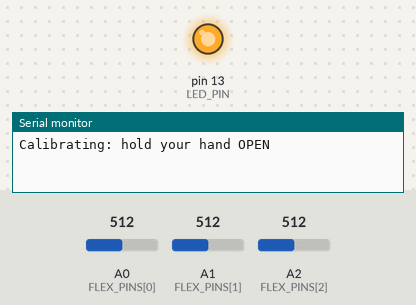
The sketch below on a simulated Arduino Uno, built with avr-gcc and run on an emulated ATmega328P. Parts: output pins drawn as LEDs (lit = HIGH), the last lines printed to the serial monitor. The test bench sets the inputs (shaded band); at power-on: A0 (FLEX_PINS[0]) = 512, A1 (FLEX_PINS[1]) = 512, A2 (FLEX_PINS[2]) = 512.

Above: at 0.1 s.
At 6.3 s:
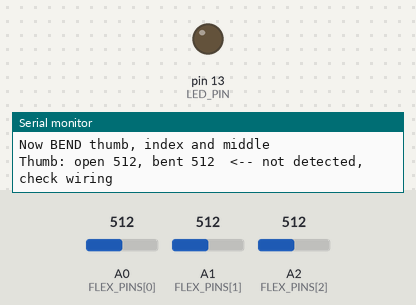
Timing chart, 0 to 7.8 s (numbered marks = the images above):
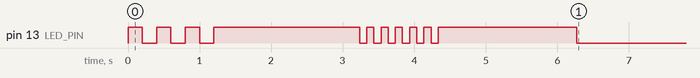

The sketch:

sketch_oct25a.ino
```cpp
#include <SoftwareSerial.h>

// ---------- Pins ----------
#define NUM_FINGERS 3
const uint8_t FLEX_PINS[NUM_FINGERS] = {A0, A1, A2};   // thumb, index, middle
const char* FINGER_NAMES[NUM_FINGERS] = {"Thumb", "Index", "Middle"};
SoftwareSerial bt(2, 3);   // RX (to HC-05 TXD), TX (to HC-05 RXD through divider)
#define LED_PIN 13

// ---------- Gestures (bit 0 = thumb, bit 1 = index, bit 2 = middle) ----------
#define M_ALL   0x07   // all three: water now
#define M_STOP  0x06   // index + middle: stop watering
#define M_LIGHT 0x03   // thumb + index: toggle grow light

const unsigned long SELECT_HOLD_MS = 500;   // single finger
const unsigned long ACTION_HOLD_MS = 800;   // combos

int openVal[NUM_FINGERS], bentVal[NUM_FINGERS];
bool bent[NUM_FINGERS];
uint8_t selectedPot = 1;
uint8_t lastMask = 0;
unsigned long maskSince = 0;
bool armed = true;

int readFlex(uint8_t i) {
  long s = 0;
  for (int k = 0; k < 8; k++) s += analogRead(FLEX_PINS[i]);
  return s / 8;
}

void capture(int* out) {
  long sum[NUM_FINGERS] = {0};
  for (int n = 0; n < 50; n++) {
    for (uint8_t i = 0; i < NUM_FINGERS; i++) sum[i] += readFlex(i);
    delay(20);
  }
  for (uint8_t i = 0; i < NUM_FINGERS; i++) out[i] = sum[i] / 50;
}

void blink(int times, int ms) {
  for (int i = 0; i < times; i++) {
    digitalWrite(LED_PIN, HIGH); delay(ms);
    digitalWrite(LED_PIN, LOW);  delay(ms);
  }
}

// Runs at power-up: open hand, then bend all three fingers
void calibrate() {
  Serial.println("Calibrating: hold your hand OPEN");
  blink(3, 200);
  digitalWrite(LED_PIN, HIGH); delay(800);
  capture(openVal);
  digitalWrite(LED_PIN, LOW);

  Serial.println("Now BEND thumb, index and middle");
  blink(6, 100);
  digitalWrite(LED_PIN, HIGH); delay(800);
  capture(bentVal);
  digitalWrite(LED_PIN, LOW);

  for (uint8_t i = 0; i < NUM_FINGERS; i++) {
    Serial.print(FINGER_NAMES[i]); Serial.print(": open ");
    Serial.print(openVal[i]); Serial.print(", bent "); Serial.print(bentVal[i]);
    if (abs(bentVal[i] - openVal[i]) < 30) Serial.print("  <-- not detected, check wiring");
    Serial.println();
  }
}

uint8_t readMask() {
  uint8_t m = 0;
  for (uint8_t i = 0; i < NUM_FINGERS; i++) {
    int range = bentVal[i] - openVal[i];
    if (abs(range) < 30) { bent[i] = false; continue; }   // sensor not working
    float pct = (float)(readFlex(i) - openVal[i]) / range;
    if (!bent[i] && pct > 0.6) bent[i] = true;            // hysteresis so it doesn't flicker
    else if (bent[i] && pct < 0.4) bent[i] = false;
    if (bent[i]) m |= (1 << i);
  }
  return m;
}

void sendCmd(char type, uint8_t pot) {
  bt.print(type); bt.print(','); bt.println(pot);
  Serial.print("Sent "); Serial.print(type); Serial.print(" for pot "); Serial.println(pot);
}

void onGesture(uint8_t m) {
  if (m == M_ALL)        sendCmd('W', selectedPot);   // water now
  else if (m == M_STOP)  sendCmd('X', selectedPot);   // stop watering
  else if (m == M_LIGHT) sendCmd('T', selectedPot);   // toggle grow light
  else {
    for (uint8_t i = 0; i < NUM_FINGERS; i++) {
      if (m == (1 << i)) {
        selectedPot = i + 1;
        sendCmd('P', selectedPot);                    // select pot
      }
    }
  }
}

void setup() {
  pinMode(LED_PIN, OUTPUT);
  for (uint8_t i = 0; i < NUM_FINGERS; i++) pinMode(FLEX_PINS[i], INPUT_PULLUP);
  Serial.begin(9600);
  bt.begin(9600);
  calibrate();
  Serial.println("Glove ready");
}

void loop() {
  uint8_t m = readMask();
  unsigned long now = millis();

  if (m != lastMask) { lastMask = m; maskSince = now; }
  if (m == 0) { armed = true; delay(20); return; }   // open hand re-arms
  if (!armed) { delay(20); return; }

  bool single = (m & (m - 1)) == 0;
  bool known = single || m == M_ALL || m == M_STOP || m == M_LIGHT;
  unsigned long need = single ? SELECT_HOLD_MS : ACTION_HOLD_MS;

  if (known && now - maskSince >= need) {
    onGesture(m);
    armed = false;
    blink(1, 60);
  }
  delay(20);
}
```
